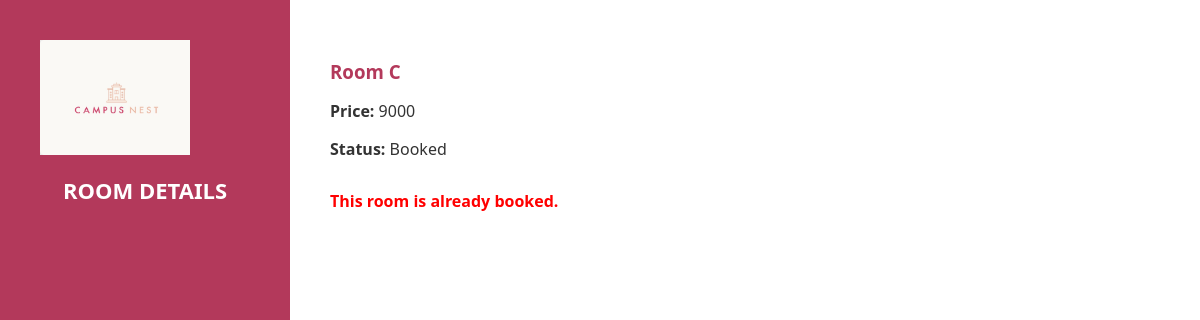
/Desktop21/RoomDetails.php?roomid=203 (signed in), run on the app's committed database.
### tables this page shows
create table room(
    RoomId int,
    RoomName varchar(30),
    RoomPrice int,
    RoomAvailability boolean,  
    HouseId int,
    RoomPhoto varchar(2000)
);

### Desktop21/RoomDetails.php (the view, shortened to what this page needs)
<?php
include('../connection.php');
$roomID = intval($_GET['roomid']);
$result = mysqli_query($conn, "SELECT * FROM room WHERE roomid = $roomID");
$room = mysqli_fetch_assoc($result);
?>
<!DOCTYPE html>
<html lang="en">
<head>
</head>
<body>
    <div class="container">
        <div class="sidebar">
            <img src="Campusnestlogo.jpg" alt="Logo" class="logo">
            <h2>ROOM DETAILS</h2>
        </div>
        <div class="main-content">
            <div class="room-details">
                <h3><?php echo htmlspecialchars($room['RoomName']); ?></h3>
                <p><strong>Price:</strong> <?php echo htmlspecialchars($room['RoomPrice']); ?></p>
                <p><strong>Status:</strong> <?php echo htmlspecialchars($room['RoomAvailability'] ? "Available" : "Booked"); ?></p>
            </div>
            <?php if ($room['RoomAvailability']): ?>
                <form method="POST" class="book-form">
                    <button type="submit" name="book">Book Room</button>
                </form>
            <?php else: ?>
                <p class="error-msg">This room is already booked.</p>
            <?php endif; ?>
        </div>
    </div>
</body>
</html>

### Desktop21/RoomDetails.php (style rules this page uses)
body { font-family: 'Segoe UI', sans-serif; background-color: #fff8e7; margin: 0; padding: 0; }
.logo { width: 150px; height: auto; margin: 20px; display: block; }
.container { display: flex; }
.sidebar { width: 250px; background-color: #b3395b; padding: 20px; min-height: 100vh; color: white; }
.sidebar h2 { font-size: 22px; margin-top: 20px; text-align: center; }
.main-content { flex: 1; padding: 40px; background-color: white; }
.room-details { margin-bottom: 30px; }
.room-details h3 { color: #b3395b; margin-bottom: 10px; }
.room-details p { margin-bottom: 10px; color: #333; }
.error-msg { color: red; font-weight: bold; }

### data on the page
room: RoomName "Room C", RoomPrice "9000", RoomAvailability "Booked"
